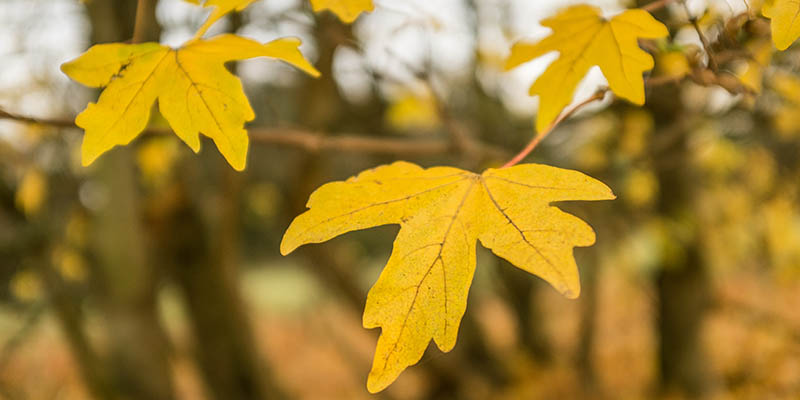
#> input picture TP2/image.jpg, 800 x 400 px
$ jupyter execute TP2.ipynb   (shell and % lines are left out)
#> lines starting #> are read from the running program, lines starting #| are printed output that depends on the picture
# TP2: Spatial Filtering and Fourier Transform

Noise simulation, low/high-pass and median filters, sharpening, and frequency-domain analysis.

[cell 1]
import cv2
import numpy as np
import matplotlib.pyplot as plt

## 1. Load image as grayscale

[cell 2]
A = cv2.imread("image.jpg", cv2.IMREAD_GRAYSCALE)
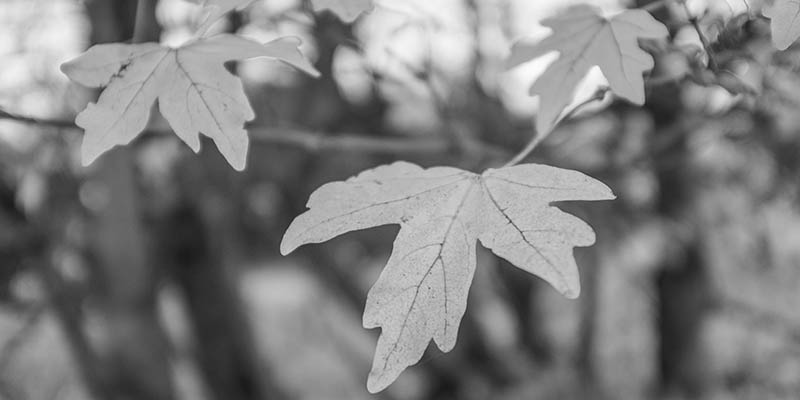
#> A: shape (400, 800); min 25, max 254, mean 126.9

plt.figure(figsize=(6, 6))
plt.imshow(A, cmap="gray")
plt.title("Original")
plt.axis("off")
plt.show()

## 2. Add noise

**Salt-and-pepper**: randomly forces 2% of pixels to 0 or 255.

**Gaussian**: zero-mean additive noise with sigma=10.

[cell 3]
rng = np.random.default_rng(42)

noisy_sp = A.copy().astype(np.float64)
noisy_sp[rng.random(A.shape) < 0.02] = 255
noisy_sp[rng.random(A.shape) < 0.02] = 0
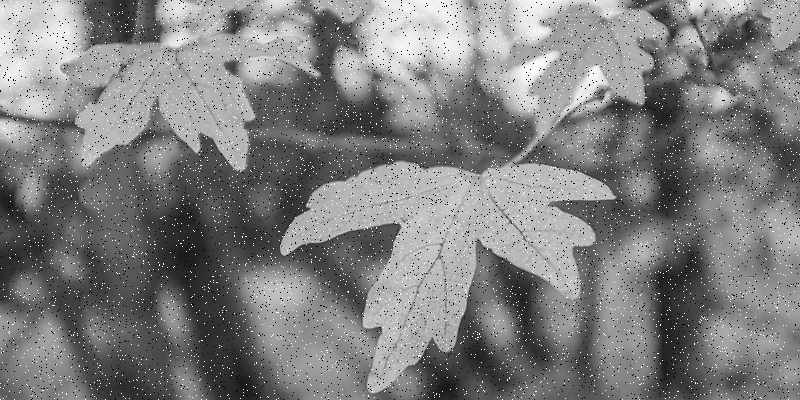
#> noisy_sp: shape (400, 800) float64; min 0, max 255, mean 126.8
noisy_sp = noisy_sp.astype(np.uint8)

noisy_gaussian = np.clip(A.astype(np.float64) + rng.normal(0, 10, A.shape), 0, 255).astype(np.uint8)

fig, axes = plt.subplots(1, 2, figsize=(12, 5))
axes[0].imshow(noisy_sp, cmap="gray"); axes[0].set_title("Salt-and-Pepper"); axes[0].axis("off")
axes[1].imshow(noisy_gaussian, cmap="gray"); axes[1].set_title("Gaussian"); axes[1].axis("off")
plt.show()

## 3. Low-pass (Gaussian blur) and median filtering

[cell 4]
low_sp  = cv2.GaussianBlur(noisy_sp, (5, 5), 0)
low_g   = cv2.GaussianBlur(noisy_gaussian, (5, 5), 0)
med_sp  = cv2.medianBlur(noisy_sp, 5)
med_g   = cv2.medianBlur(noisy_gaussian, 5)

fig, axes = plt.subplots(2, 2, figsize=(12, 10))
axes[0,0].imshow(low_sp, cmap="gray");  axes[0,0].set_title("Low-Pass (S&P)");      axes[0,0].axis("off")
axes[0,1].imshow(low_g, cmap="gray");   axes[0,1].set_title("Low-Pass (Gaussian)"); axes[0,1].axis("off")
axes[1,0].imshow(med_sp, cmap="gray");  axes[1,0].set_title("Median (S&P)");        axes[1,0].axis("off")
axes[1,1].imshow(med_g, cmap="gray");   axes[1,1].set_title("Median (Gaussian)");   axes[1,1].axis("off")
plt.show()
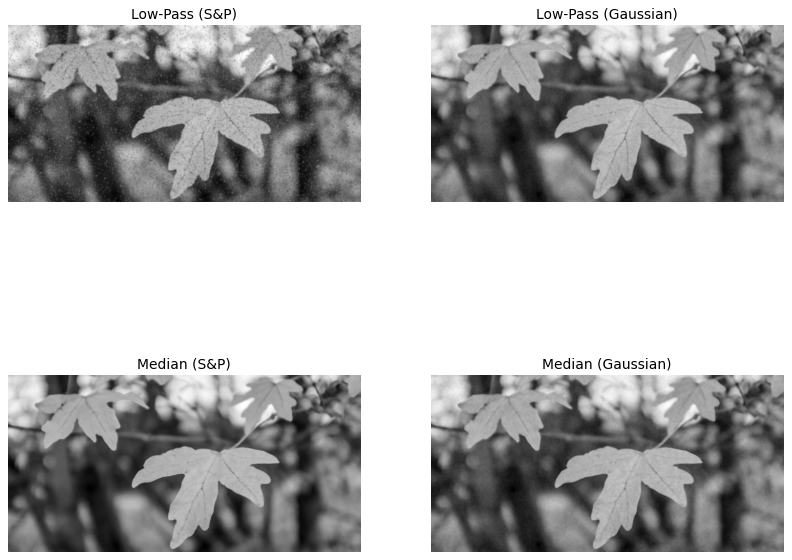
#> figure drawn by matplotlib, 4 panels

## 4. High-pass filter

[cell 5]
kernel_hp = np.array([[-1,-1,-1],[-1,8,-1],[-1,-1,-1]])
high_pass = cv2.filter2D(A, -1, kernel_hp)
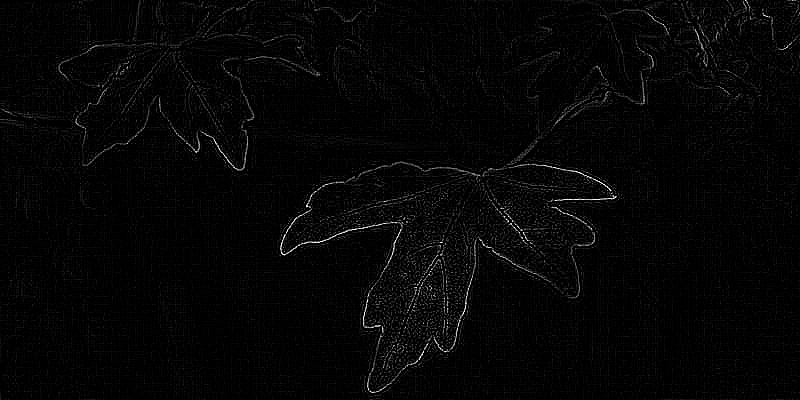
#> high_pass: shape (400, 800); min 0, max 255, mean 5.6
high_pass_mean = cv2.add(high_pass, A)
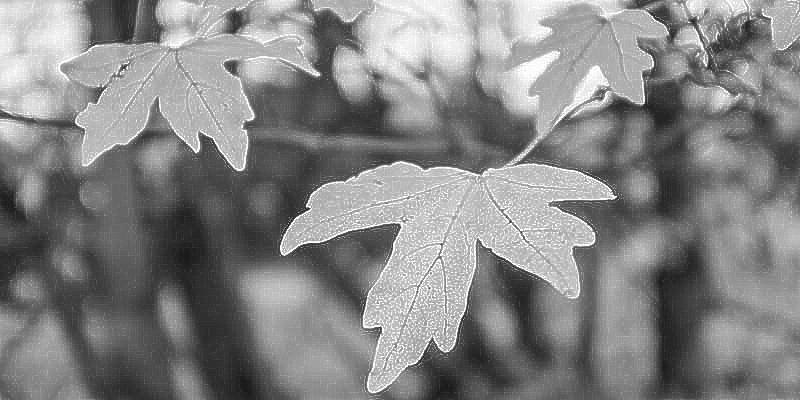
#> high_pass_mean: shape (400, 800); min 25, max 255, mean 131.9

fig, axes = plt.subplots(1, 2, figsize=(12, 5))
axes[0].imshow(high_pass, cmap="gray"); axes[0].set_title("High-Pass (edges only)"); axes[0].axis("off")
axes[1].imshow(high_pass_mean, cmap="gray"); axes[1].set_title("High-Pass + Original"); axes[1].axis("off")
plt.show()

## 5. Sharpening filter

[cell 6]
kernel_sharp = np.array([[0,-1,0],[-1,5,-1],[0,-1,0]])
sharpened = cv2.filter2D(A, -1, kernel_sharp)

plt.figure(figsize=(6, 6))
plt.imshow(sharpened, cmap="gray")
plt.title("Sharpened")
plt.axis("off")
plt.show()

## 6. Fourier transform of the cameraman image

[cell 7]
cameraman = cv2.imread("cameraman.jpg", cv2.IMREAD_GRAYSCALE)
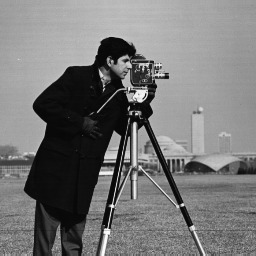
#> input picture TP2/cameraman.jpg, 256 x 256 px
#> cameraman is the input picture: shape (256, 256); min 0, max 255, mean 118.7
f_cam = np.fft.fftshift(np.fft.fft2(cameraman))

fig, axes = plt.subplots(1, 2, figsize=(12, 5))
axes[0].imshow(20*np.log(np.abs(f_cam)+1), cmap="gray"); axes[0].set_title("Magnitude"); axes[0].axis("off")
axes[1].imshow(np.angle(f_cam), cmap="gray"); axes[1].set_title("Phase"); axes[1].axis("off")
plt.suptitle("Cameraman - Fourier Transform")
plt.show()
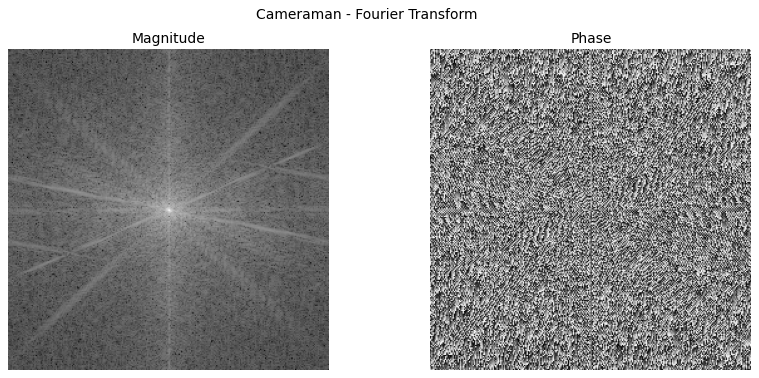
#> figure drawn by matplotlib, 2 panels

## 7. Fourier transform of the trui image

[cell 8]
trui = cv2.imread("trui.png", cv2.IMREAD_GRAYSCALE)
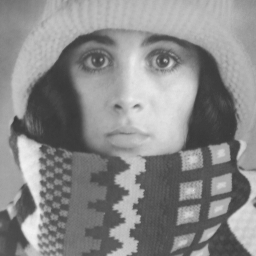
#> input picture TP2/trui.png, 256 x 256 px
#> trui is the input picture: shape (256, 256); min 56, max 241, mean 137.7
f_trui = np.fft.fftshift(np.fft.fft2(trui))

fig, axes = plt.subplots(1, 2, figsize=(12, 5))
axes[0].imshow(20*np.log(np.abs(f_trui)+1), cmap="gray"); axes[0].set_title("Magnitude"); axes[0].axis("off")
axes[1].imshow(np.angle(f_trui), cmap="gray"); axes[1].set_title("Phase"); axes[1].axis("off")
plt.suptitle("Trui - Fourier Transform")
plt.show()
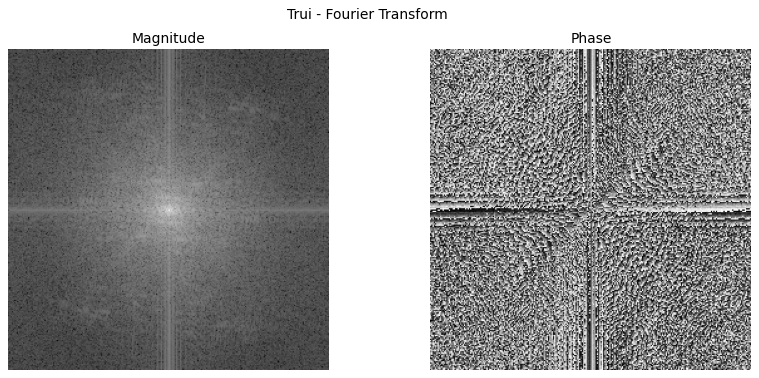
#> figure drawn by matplotlib, 2 panels

## 8. Cross-synthesis: cameraman magnitude + trui phase

Phase encodes spatial structure, so the result should resemble the trui image.

[cell 9]
combined = np.abs(f_cam) * np.exp(1j * np.angle(f_trui))
result = np.abs(np.fft.ifft2(np.fft.ifftshift(combined)))
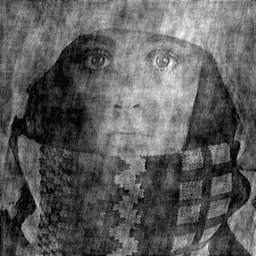
#> result: shape (256, 256) float64; min 0.0103, max 326.4, mean 119.1; drawn with min black and max white

plt.figure(figsize=(6, 6))
plt.imshow(result, cmap="gray")
plt.title("Cameraman magnitude + Trui phase")
plt.axis("off")
plt.show()
